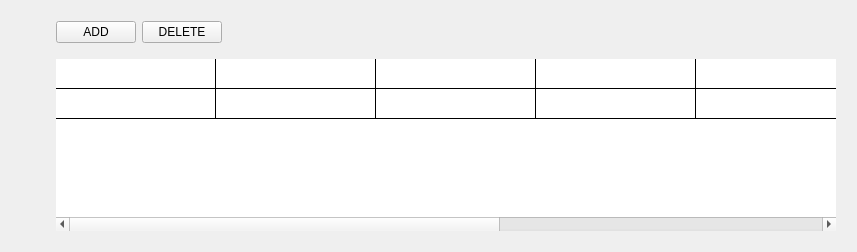
              <widget class="QWidget" name="usertable_stackedWidget">
               <layout class="QVBoxLayout" name="verticalLayout_8">
                <item>
                 <spacer name="verticalSpacer_16">
                  <property name="orientation">
                   <enum>Qt::Vertical</enum>
                  </property>
                  <property name="sizeType">
                   <enum>QSizePolicy::Fixed</enum>
                  </property>
                  <property name="sizeHint" stdset="0">
                   <size>
                    <width>20</width>
                    <height>10</height>
                   </size>
                  </property>
                 </spacer>
                </item>
                <item>
                 <layout class="QHBoxLayout" name="horizontalLayout_23">
                  <item>
                   <spacer name="horizontalSpacer_15">
                    <property name="orientation">
                     <enum>Qt::Horizontal</enum>
                    </property>
                    <property name="sizeType">
                     <enum>QSizePolicy::Fixed</enum>
                    </property>
                    <property name="sizeHint" stdset="0">
                     <size>
                      <width>45</width>
                      <height>20</height>
                     </size>
                    </property>
                   </spacer>
                  </item>
                  <item>
                   <widget class="QPushButton" name="userAdd_pushButton">
                    <property name="text">
                     <string>ADD</string>
                    </property>
                   </widget>
                  </item>
                  <item>
                   <widget class="QPushButton" name="userDelete_pushButton">
                    <property name="text">
                     <string>DELETE</string>
                    </property>
                   </widget>
                  </item>
                  <item>
                   <spacer name="horizontalSpacer_16">
                    <property name="orientation">
                     <enum>Qt::Horizontal</enum>
                    </property>
                    <property name="sizeHint" stdset="0">
                     <size>
                      <width>40</width>
                      <height>20</height>
                     </size>
                    </property>
                   </spacer>
                  </item>
                 </layout>
                </item>
                <item>
                 <layout class="QHBoxLayout" name="horizontalLayout_15">
                  <item>
                   <spacer name="horizontalSpacer_14">
                    <property name="orientation">
                     <enum>Qt::Horizontal</enum>
                    </property>
                    <property name="sizeType">
                     <enum>QSizePolicy::Fixed</enum>
                    </property>
                    <property name="sizeHint" stdset="0">
                     <size>
                      <width>35</width>
                      <height>20</height>
                     </size>
                    </property>
                   </spacer>
                  </item>
                  <item>
                   <widget class="QTableWidget" name="user_tableWidget">
                    <property name="minimumSize">
                     <size>
                      <width>800</width>
                      <height>0</height>
                     </size>
                    </property>
                    <property name="mouseTracking">
                     <bool>false</bool>
                    </property>
                    <property name="styleSheet">
                     <string notr="true">QTableWidget{ 
  width: 100%;
   padding: 10px;
  text-align: left;
color: white;
}


QHeaderView::section {
color:white;
    background-color:#1C1D25;
    padding: 2px;
    border: 1px solid black;
    font-size: 15px;
font-weight:bold;

}

QTableWidget {
    gridline-color: black;
    font-size: 16px;
}

QTableWidget QTableCornerButton::section {
    background-color:#1C1D25;
    border: 1px solid black;
}</string>
                    </property>
                    <property name="frameShape">
                     <enum>QFrame::NoFrame</enum>
                    </property>
                    <property name="frameShadow">
                     <enum>QFrame::Plain</enum>
                    </property>
                    <property name="showGrid">
                     <bool>true</bool>
                    </property>
                    <property name="gridStyle">
                     <enum>Qt::SolidLine</enum>
                    </property>
                    <property name="sortingEnabled">
                     <bool>true</bool>
                    </property>
                    <attribute name="horizontalHeaderVisible">
                     <bool>false</bool>
                    </attribute>
                    <attribute name="horizontalHeaderCascadingSectionResizes">
                     <bool>true</bool>
                    </attribute>
                    <attribute name="horizontalHeaderDefaultSectionSize">
                     <number>160</number>
                    </attribute>
                    <attribute name="horizontalHeaderHighlightSections">
                     <bool>true</bool>
                    </attribute>
                    <attribute name="horizontalHeaderShowSortIndicator" stdset="0">
                     <bool>true</bool>
                    </attribute>
                    <attribute name="horizontalHeaderStretchLastSection">
                     <bool>true</bool>
                    </attribute>
                    <attribute name="verticalHeaderVisible">
                     <bool>false</bool>
                    </attribute>
                    <attribute name="verticalHeaderHighlightSections">
                     <bool>true</bool>
                    </attribute>
                    <row>
                     <property name="text">
                      <string>1</string>
                     </property>
                    </row>
                    <row>
                     <property name="text">
                      <string>2</string>
                     </property>
                    </row>
                    <column>
                     <property name="text">
                      <string>User ID</string>
                     </property>
                    </column>
                    <column>
                     <property name="text">
                      <string>First Name</string>
                     </property>
                    </column>
                    <column>
                     <property name="text">
                      <string>Last Name</string>
                     </property>
                    </column>
                    <column>
                     <property name="text">
                      <string>Username</string>
                     </property>
                    </column>
                    <column>
                     <property name="text">
                      <string>Password</string>
                     </property>
                    </column>
                    <column>
                     <property name="text">
                      <string>Contact No.</string>
                     </property>
                    </column>
                    <column>
                     <property name="text">
                      <string>Address</string>
                     </property>
                    </column>
                   </widget>
                  </item>
                 </layout>
                </item>
               </layout>
              </widget>
